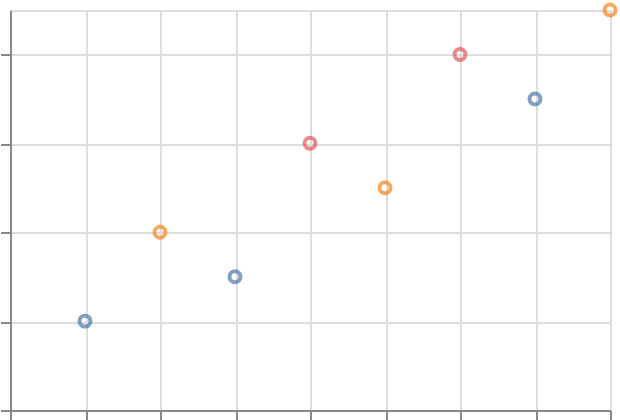

Specify this chart in Vega-Lite:
### Vega-Lite specification from a JSON file in a GitHub repository (floating-point values rounded to 4 significant figures)
{"$schema": "https://vega.github.io/schema/vega-lite/v6.json", "padding": 5, "autosize": "none", "width": 300, "height": 200, "data": {"name": "table", "values": [{"c": "A", "g": "p", "x": 1, "y": 2, "v": 5, "t": "2024-01-15", "o": {"v": 3}, "IMDB Rating": 6.1, "d": "x1"}, {"c": "B", "g": "q", "x": 2, "y": 4, "v": 9, "t": "2024-02-20", "o": {"v": 7}, "IMDB Rating": 7.4, "d": "x2"}, {"c": "A", "g": "q", "x": 3, "y": 3, "v": 2, "t": "2024-03-05", "o": {"v": 1}, "IMDB Rating": 5.2, "d": "x1"}, {"c": "C", "g": "p", "x": 4, "y": 6, "v": 7, "t": "2024-05-30", "o": {"v": 4}, "IMDB Rating": 8.8, "d": "x3"}, {"c": "B", "g": "p", "x": 5, "y": 5, "v": 4, "t": "2024-07-11", "o": {"v": 9}, "IMDB Rating": 6.9, "d": "x2"}, {"c": "C", "g": "q", "x": 6, "y": 8, "v": 6, "t": "2024-09-02", "o": {"v": 2}, "IMDB Rating": 7.7, "d": "x3"}, {"c": "A", "g": "p", "x": 7, "y": 7, "v": 8, "t": "2024-11-25", "o": {"v": 5}, "IMDB Rating": 4.4, "d": "x1"}, {"c": "B", "g": "q", "x": 8, "y": 9, "v": 3, "t": "2024-12-31", "o": {"v": 8}, "IMDB Rating": 9.1, "d": "x2"}]}, "mark": "point", "encoding": {"x": {"field": "x", "type": "quantitative"}, "y": {"field": "y", "type": "quantitative"}, "order": {"field": "v", "type": "quantitative", "sort": "descending"}, "color": {"field": "c", "type": "nominal"}}}
